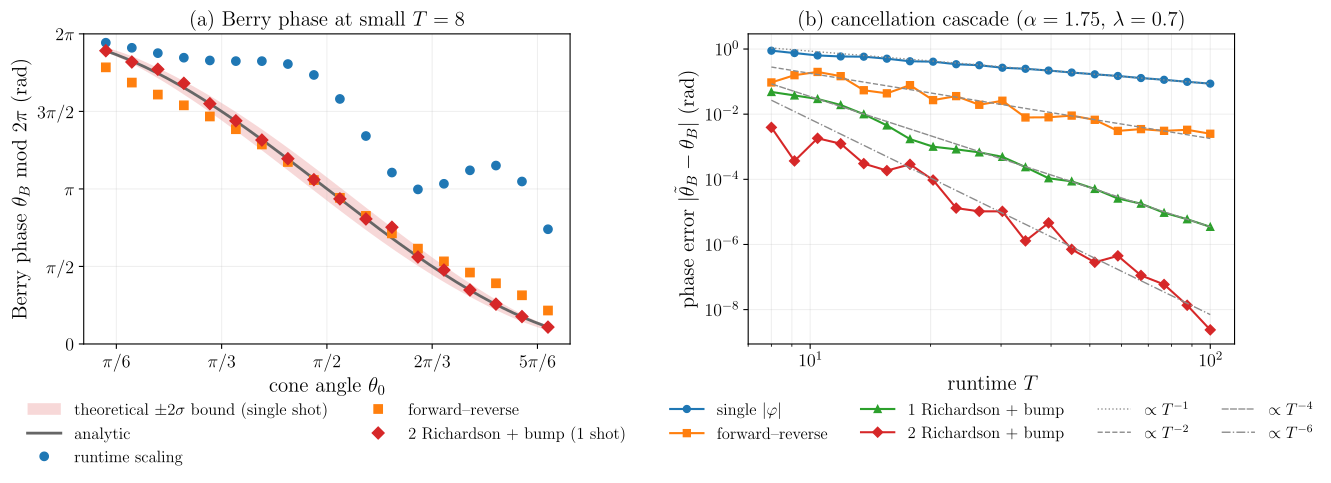

This chart was generated by the following Python code:
"""Figure 1: Spin-1/2 cone loop -- small-runtime accuracy and the cancellation cascade.

(a) Berry phase (canonical mod-2pi window) vs cone half-angle at a small, cheap
runtime (T = 8): the analytic curve, the runtime-scaling reconstruction shown
as raw values modulo 2pi (no branch input), the forward-reverse estimate (mod
pi, shown on the branch nearer the analytic value), and a SINGLE 2-fold
Richardson + bump estimate from one randomly drawn runtime. The shaded band is
the fully a priori Theorem-3 prediction E[theta_hat] +- 2 x std bound,
2 L_2(alpha) sqrt(E[X^-4]) |Hdot(0)|^2 / (Delta(0)^4 T^2), centered on the
deterministic mean (bias included).
(b) Error-cancellation cascade vs runtime for the four estimators.

The expensive evolutions are parallelized over all cores and cached in
cache/fig1.npz: rerunning with unchanged physics parameters (e.g. after a
styling change) replots instantly from the cache.
"""

import sys
from concurrent.futures import ProcessPoolExecutor
from pathlib import Path

import numpy as np
import matplotlib

matplotlib.use("Agg")
import matplotlib.pyplot as plt

# Match the paper's (REVTeX / Computer Modern) fonts.
plt.rcParams.update({"text.usetex": True, "font.family": "serif",
                     "text.latex.preamble": r"\usepackage{amsmath}\usepackage{amssymb}",
                     "font.size": 15, "axes.titlesize": 15, "axes.labelsize": 15,
                     "xtick.labelsize": 13, "ytick.labelsize": 13})

HERE = Path(__file__).resolve().parent
sys.path.insert(0, str(HERE.parent.parent))

from berry_cancellation import SpinHalfLoop
from berry_cancellation.estimators import (
    single_phase_error, forward_reverse_error, randomized_richardson_bias,
    runtime_scaling_theta_B, _recursive_richardson_error,
    _theta_B_forward_reverse, _theta_B_randomized, default_steps,
)
from berry_cancellation.reference import wrap_to_pi, wrap_to_half_pi

LAM, ALPHA = 0.7, 1.75
TCHK = 8.0
N_THETA = 18
N_SHOTS, SEED = 1, 0
T_MIN, T_MAX, N_T = 8.0, 100.0, 20
PARAMS = dict(lam=LAM, alpha=ALPHA, tchk=TCHK, n_theta=N_THETA,
              n_shots=N_SHOTS, seed=SEED, rs_alpha="hmax-scale", panel_a="rs+fr+2r-1shot+2sigma",
              t_min=T_MIN, t_max=T_MAX, n_t=N_T)
CACHE = HERE / "cache" / "fig1.npz"


def sample_bump(n, lam, rng):
    "Draw n runtime factors X from the C-infinity bump density on [1-lam, 1+lam]."
    ug = np.linspace(-1.0, 1.0, 4001)
    pdf = np.zeros_like(ug)
    ins = np.abs(ug) < 1.0
    pdf[ins] = np.exp(-1.0 / (1.0 - ug[ins] ** 2))
    cdf = np.concatenate([[0.0], np.cumsum(0.5 * (pdf[1:] + pdf[:-1]) * np.diff(ug))])
    cdf /= cdf[-1]
    return 1.0 + lam * np.interp(rng.random(n), cdf, ug)


def richardson_weights(m, alpha):
    "Recursive-Richardson weights w_{m,l} (paper Eq. (19))."
    x = alpha ** (-2.0 * np.arange(m + 1))
    w = np.empty(m + 1)
    for l in range(m + 1):
        others = np.delete(x, l)
        w[l] = np.prod(-others / (x[l] - others))
    return w


def hdot_norm(model, s, h=1e-6):
    return np.linalg.norm(model.H(s + h) - model.H(s - h), 2) / (2 * h)


def cached_compute(path, params, fn):
    "Load {arrays} from path if its stored params match, else compute and store."
    if path.exists():
        z = np.load(path, allow_pickle=True)
        if z["__params__"].item() == params:
            print(f"loaded cache {path}")
            return {k: z[k] for k in z.files if k != "__params__"}
    data = fn()
    path.parent.mkdir(exist_ok=True)
    np.savez(path, __params__=np.array(params, dtype=object), **data)
    print(f"wrote cache {path}")
    return data


def compute():
    thetas = np.linspace(0.15 * np.pi, 0.85 * np.pi, N_THETA)
    models = [SpinHalfLoop(theta0=float(th)) for th in thetas]
    model = SpinHalfLoop()
    T = np.geomspace(T_MIN, T_MAX, N_T)
    steps = default_steps(T.max())

    with ProcessPoolExecutor(max_workers=10) as ex:
        # (a) per-model small-T estimates.
        fut_rs = [ex.submit(runtime_scaling_theta_B, m, TCHK) for m in models]
        fut_fr = [ex.submit(_theta_B_forward_reverse, m, np.array([TCHK]),
                            default_steps(TCHK)) for m in models]
        # 10-shot Monte-Carlo 2-fold Richardson estimate: per model, N_SHOTS
        # runtimes sampled from the bump density.
        rng = np.random.default_rng(SEED)
        shots = [TCHK * sample_bump(N_SHOTS, LAM, rng) for _ in models]
        fut_2r = [ex.submit(_recursive_richardson_error, m, r, ALPHA, 2,
                            default_steps(ALPHA**2 * r.max()))
                  for m, r in zip(models, shots)]
        # Deterministic (infinite-shot) randomized value: the estimator's mean
        # E[theta_hat] = theta_B + bias, used as the center of the Theorem-3
        # std band.
        fut_det = [ex.submit(_theta_B_randomized, m, TCHK, alpha=ALPHA, lam=LAM,
                             levels=2, dist="bump") for m in models]
        # (b) per-runtime cascade curves (explicit steps keep the split
        # identical to the batched evaluation).
        fut_s = [ex.submit(single_phase_error, model, np.array([t]), steps) for t in T]
        fut_f = [ex.submit(forward_reverse_error, model, np.array([t]), steps) for t in T]
        fut_1 = [ex.submit(randomized_richardson_bias, model, np.array([t]),
                           alpha=ALPHA, lam=LAM, levels=1, dist="bump") for t in T]
        fut_2 = [ex.submit(randomized_richardson_bias, model, np.array([t]),
                           alpha=ALPHA, lam=LAM, levels=2, dist="bump") for t in T]
        rs_raw = np.array([f.result() for f in fut_rs])
        fr_raw = np.array([f.result()[0] for f in fut_fr])
        mc_err = np.array([f.result() for f in fut_2r])   # (N_THETA, N_SHOTS) signed errors
        det_raw = np.array([f.result()[0] for f in fut_det])
        e_single = np.concatenate([f.result() for f in fut_s])
        e_fr = np.concatenate([f.result() for f in fut_f])
        e_b1 = np.concatenate([f.result() for f in fut_1])
        e_b2 = np.concatenate([f.result() for f in fut_2])

    return dict(thetas=thetas, analytic=np.array([m.berry_phase for m in models]),
                rs_raw=rs_raw, fr_raw=fr_raw, mc_err=mc_err, det_raw=det_raw,
                hdot0=np.array([hdot_norm(m, 0.0) for m in models]),
                gap0=np.array([m.gap_at(0.0) for m in models]), T=T,
                e_single=e_single, e_fr=e_fr, e_b1=e_b1, e_b2=e_b2)


def main():
    d = cached_compute(CACHE, PARAMS, compute)
    thetas, analytic, T = d["thetas"], d["analytic"], d["T"]
    est_rs = analytic + wrap_to_pi(d["rs_raw"] - analytic)          # theta_B mod 2 pi
    est_fr = analytic + wrap_to_half_pi(d["fr_raw"] - analytic)     # theta_B mod pi
    bias_det = wrap_to_half_pi(d["det_raw"] - analytic)              # E[theta_hat] - theta_B
    est_1r = analytic + d["mc_err"].mean(axis=1)                     # 10-shot mean (mod pi)
    # Theorem-3 standard-deviation bound for the randomized m=2 Richardson
    # estimator: L_m(alpha) sqrt(E[X^-4]) |Hdot(0)||Hdot(1)| / (Delta(0)^4 T^2 sqrt(N)),
    # with Hdot(0) = Hdot(1) for the cone loop. Fully a priori, per cone angle;
    # E[X^-4] is evaluated for the bump density by quadrature.
    w2 = richardson_weights(2, ALPHA)
    L2 = np.sum(np.abs(w2) * ALPHA ** (-2.0 * np.arange(3)))
    u = np.linspace(-1.0 + 1e-12, 1.0 - 1e-12, 400001)
    rho_u = np.exp(-1.0 / (1.0 - u**2))
    E4 = np.trapezoid(rho_u * (1.0 + LAM * u) ** -4, u) / np.trapezoid(rho_u, u)
    std_bound = (L2 * np.sqrt(E4) * d["hdot0"] ** 2
                 / d["gap0"] ** 4 / TCHK**2 / np.sqrt(N_SHOTS))   # N-shot mean
    print(f"  L_2(alpha)={L2:.3f}, sqrt(E[X^-4])={np.sqrt(E4):.3f}, "
          f"std-bound range [{std_bound.min():.4f}, {std_bound.max():.4f}] rad")
    print(f"  T={TCHK:.0f}: runtime-scaling median dev={np.median(np.abs(est_rs - analytic)):.1e}, "
          f"2R+bump {N_SHOTS}-shot median dev={np.median(np.abs(est_1r - analytic)):.1e}")

    fig, (axA, axB) = plt.subplots(1, 2, figsize=(13.6, 5.2))

    # (a) Berry phase vs cone angle at a small, cheap runtime. The Theorem-3
    # std bound is drawn as a continuous band around the analytic curve, on a
    # fine angle grid (all quantities are analytic: Hdot(0) = pi sin(theta),
    # Delta(0) = 1).
    th_f = np.linspace(thetas[0], thetas[-1], 400)
    models_f = [SpinHalfLoop(theta0=float(th)) for th in th_f]
    analytic_f = np.array([m.berry_phase for m in models_f])
    hdot0_f = np.array([hdot_norm(m, 0.0) for m in models_f])
    gap0_f = np.array([m.gap_at(0.0) for m in models_f])
    band_f = (L2 * np.sqrt(E4) * hdot0_f ** 2
              / gap0_f ** 4 / TCHK**2 / np.sqrt(N_SHOTS))
    # Center the band on the estimator's true mean E[theta_hat] = theta_B +
    # bias (deterministic randomized value, interpolated across the sweep),
    # not on theta_B itself: Theorem 3 bounds the fluctuation about the mean.
    # Everything displayed in the canonical mod-2pi window [0, 2pi): the
    # runtime-scaling points are raw values modulo 2pi (no branch input); the
    # mod-pi estimators (FR, 2R) are shown on the branch nearer the analytic
    # value. For this loop the wrapped analytic curve has no discontinuity
    # inside the sweep.
    twopi = 2.0 * np.pi
    center_f = analytic_f + np.interp(th_f, thetas, bias_det)
    axA.fill_between(th_f, (center_f % twopi) - 2 * band_f,
                     (center_f % twopi) + 2 * band_f,
                     color="C3", alpha=0.18, lw=0,
                     label=r"theoretical $\pm2\sigma$ bound (single shot)")
    axA.plot(th_f, analytic_f % twopi, "-", lw=2, color="0.4", label="analytic")
    axA.plot(thetas, d["rs_raw"] % twopi, "o", ms=6, color="C0",
             label="runtime scaling")
    axA.plot(thetas, est_fr % twopi, "s", ms=6, color="C1", label=r"forward--reverse")
    axA.plot(thetas, est_1r % twopi, "D", ms=6, color="C3",
             label=r"2 Richardson + bump (1 shot)")
    axA.set_ylim(0, twopi)
    axA.set_yticks([0, np.pi/2, np.pi, 3*np.pi/2, twopi],
                   [r"$0$", r"$\pi/2$", r"$\pi$", r"$3\pi/2$", r"$2\pi$"])
    axA.set_xticks([np.pi/6, np.pi/3, np.pi/2, 2*np.pi/3, 5*np.pi/6],
                   [r"$\pi/6$", r"$\pi/3$", r"$\pi/2$", r"$2\pi/3$", r"$5\pi/6$"])
    axA.set_xlabel(r"cone angle $\theta_0$")
    axA.set_ylabel(r"Berry phase $\theta_B$ mod $2\pi$  (rad)")
    axA.set_title(rf"(a) Berry phase at small $T={TCHK:.0f}$")
    axA.legend(fontsize=12, ncol=2, loc="upper center", bbox_to_anchor=(0.5, -0.14),
               frameon=False)
    axA.grid(True, alpha=0.2)

    # (b) error-cancellation cascade vs runtime.
    axB.loglog(T, d["e_single"], "o-", ms=5, color="C0", label=r"single  $|\varphi|$")
    axB.loglog(T, d["e_fr"], "s-", ms=5, color="C1", label=r"forward--reverse")
    axB.loglog(T, d["e_b1"], "^-", ms=5, color="C2", label=r"1 Richardson + bump")
    axB.loglog(T, d["e_b2"], "D-", ms=5, color="C3", label=r"2 Richardson + bump")
    tail = T >= np.sqrt(T[0] * T[-1])
    for power, e, style in [(-1, d["e_single"], ":"), (-2, d["e_fr"], "--"),
                            (-4, d["e_b1"], (0, (5, 1))), (-6, d["e_b2"], "-.")]:
        c = np.median(e[tail] / T[tail] ** power)
        axB.loglog(T, c * T ** power, color="0.55", lw=1.0, linestyle=style,
                   label=rf"$\propto T^{{{power}}}$")
    axB.set_xlabel("runtime $T$")
    axB.set_ylabel(r"phase error  $|\tilde\theta_B - \theta_B|$  (rad)")
    axB.set_xlim(7.0, 115.0)
    axB.set_title(rf"(b) cancellation cascade  ($\alpha={ALPHA:g}$, $\lambda={LAM:g}$)")
    axB.legend(fontsize=12, ncol=4, loc="upper center", bbox_to_anchor=(0.5, -0.14), frameon=False)
    axB.grid(True, which="both", alpha=0.2)

    fig.tight_layout()
    path = HERE / "fig1.pdf"
    fig.savefig(path, bbox_inches="tight")
    print(f"wrote {path}")


if __name__ == "__main__":
    main()
